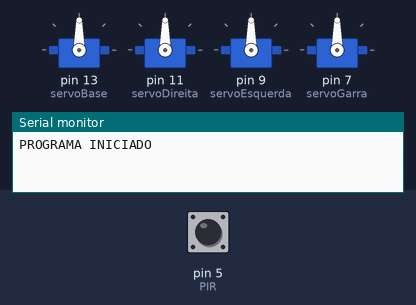
The sketch below on a simulated Arduino Uno, built with avr-gcc and run on an emulated ATmega328P. Parts: 4 × servo, the last lines printed to the serial monitor. The test bench sets the inputs (shaded band); at power-on: pin 5 (PIR) LOW.

Above: at 1.2 s.
1.3 s: pin 5 (PIR) driven HIGH
At 1.45 s:
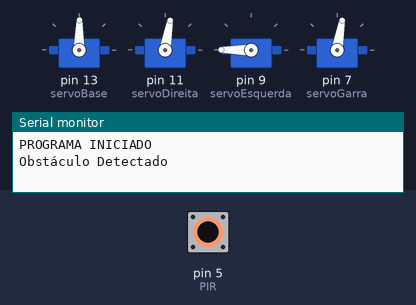
At 2.06 s:
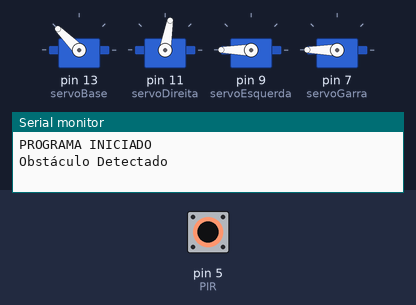
4.3 s: pin 5 (PIR) pulsed LOW 5 times (0.12 s each, 0.3 s apart)
7.6 s: pin 5 (PIR) driven LOW
At 7.86 s:
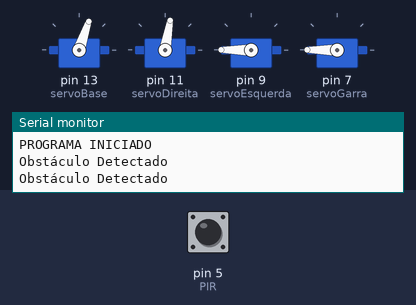
Timing chart, 0 to 10.6 s (numbered marks = the images above; inputs shaded):
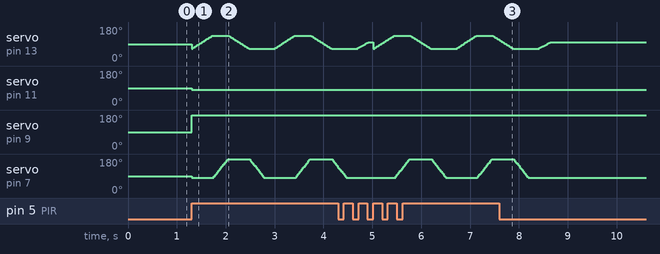

Measured:
- after the input at 7.6 s, servo on pin 13 (servoBase): goes on until 8.6 s, then stays 100°; servo on pin 7 (servoGarra): goes on until 8.2 s, then stays 80°

The sketch:

bracorobotico.ino
```cpp
#include <Servo.h>

#define PIR 5

Servo servoBase;
Servo servoDireita;
Servo servoEsquerda;
Servo servoGarra;

int pos = 0;

void setup()
  {
  pinMode(PIR, INPUT);
  Serial.begin(9600);
  Serial.println("PROGRAMA INICIADO");
  servoBase.attach(13);
  servoDireita.attach(11);
  servoEsquerda.attach(9);
  servoGarra.attach(7);
}

void loop()
{
  bool valorPIR = digitalRead(PIR);

  if (valorPIR) {

    Serial.println("Obstáculo Detectado");
    servoDireita.write(80);
    servoEsquerda.write(180);
    servoGarra.write(80); //80 fechado e 180 aberto
    servoBase.write(100);
    for (int vezes=0; vezes<2;vezes ++)
    {
      for(pos = 65; pos <= 135; pos += 1) //BASE
      {
        servoBase.write(pos);
        delay(6);
      }

        for(pos = 80; pos <= 180; pos += 1) //GARRA
      {
        servoGarra.write(pos); //GARRA
        delay(3);
      }

        for(pos = 135; pos>=65; pos -=1) //BASE
      {
        servoBase.write(pos);
        delay(6);
      }

        for(pos = 180; pos>=80; pos -=1) //GARRA
      {
        servoGarra.write(pos);
        delay(3);
      }

      delay(200);
    }

    for(pos = 65; pos<=100; pos +=1) //BASE
      {
        servoBase.write(pos);
        delay(7);
      }
  }
}
```
